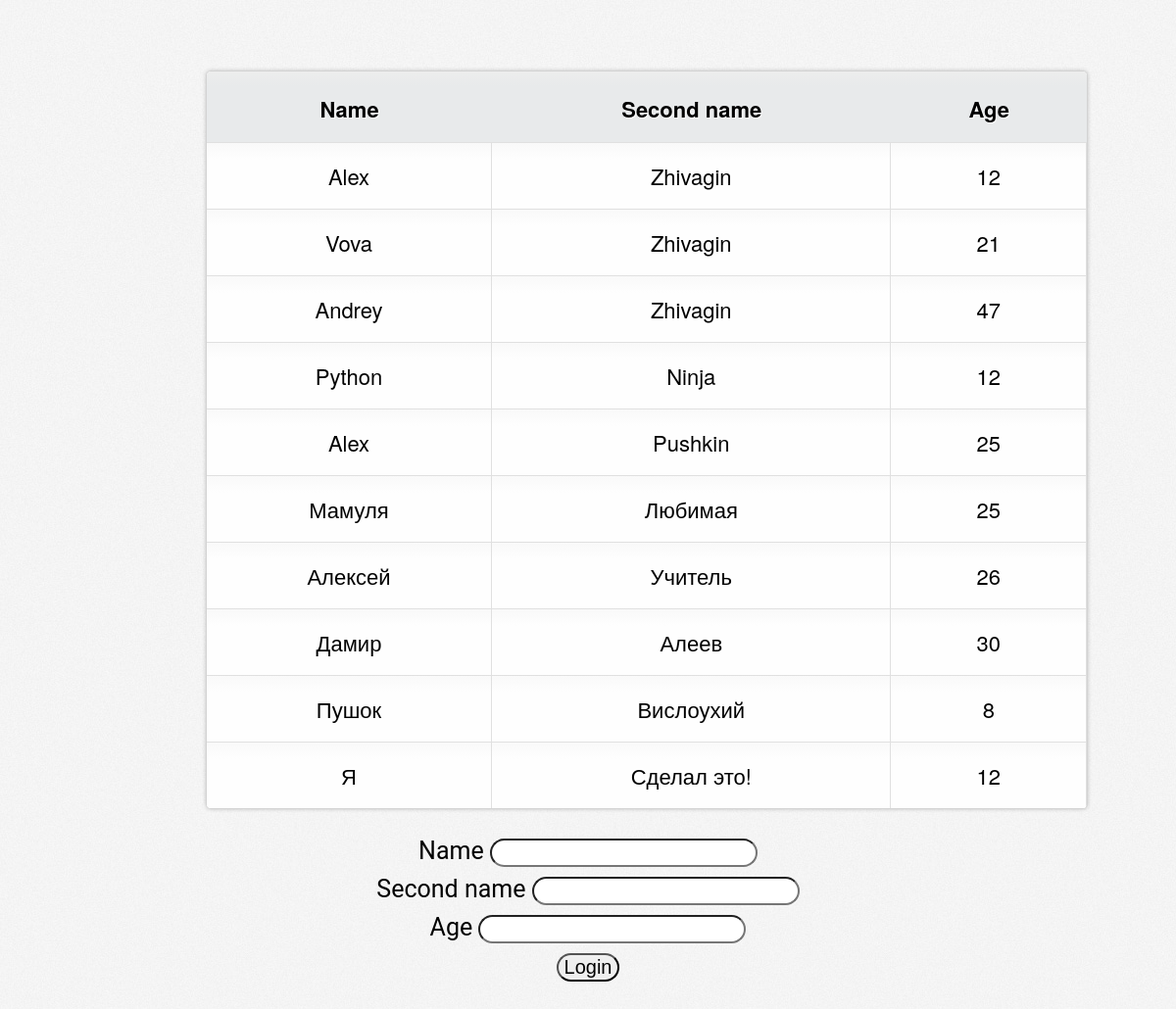
The page /database/ on the database as committed earlier.
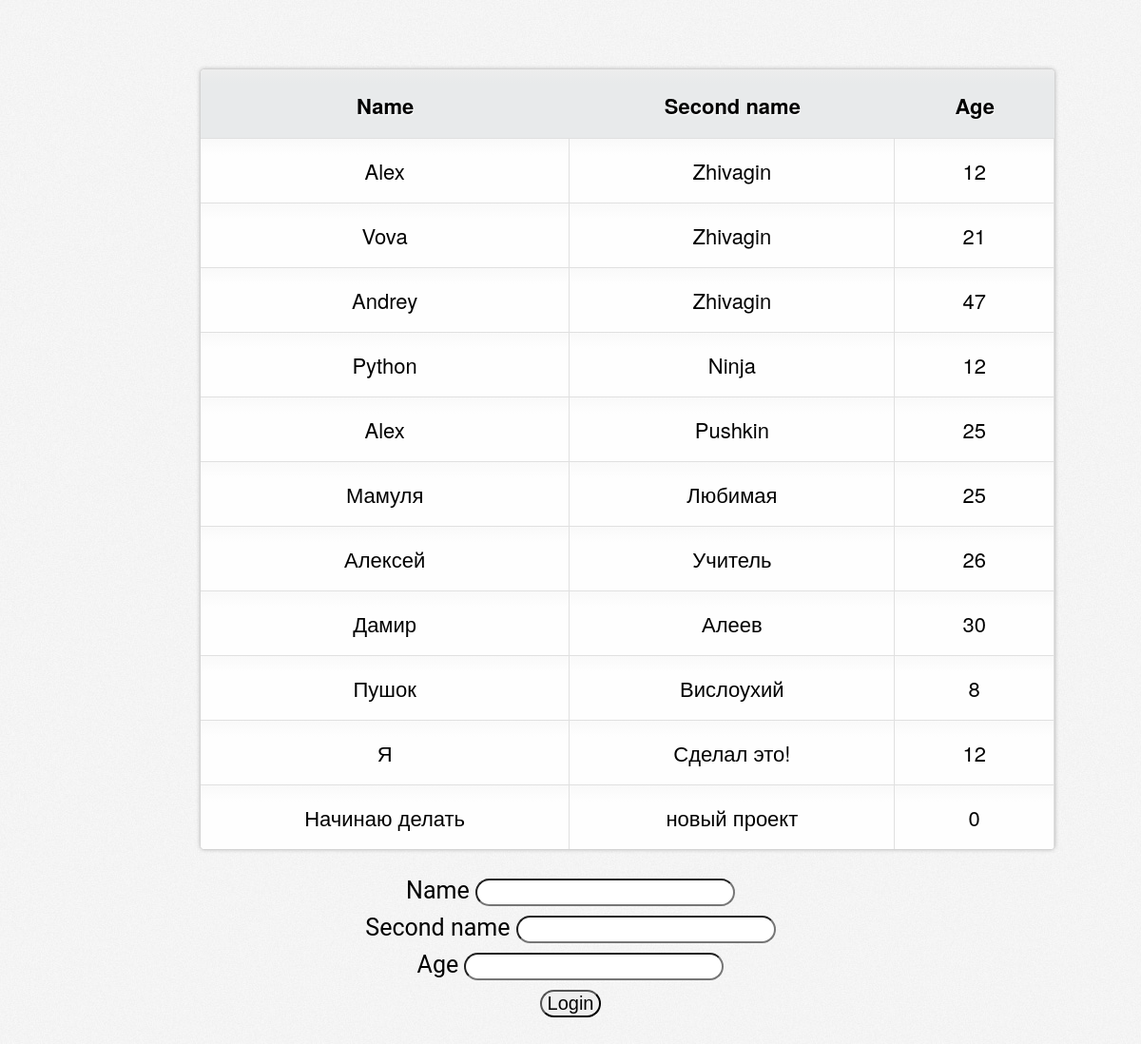
The same page on the database as committed later.
### about_me/models.py (models this page shows, shortened)
class AboutMeDatabase(models.Model):
    name = models.CharField(max_length=15, blank=False)
    second_name = models.CharField(max_length=15, blank=False)
    age = models.IntegerField(blank=False, default=0)

### about_me/views.py (the view)
# urls.py: path('database/', DatabaseRealisation.as_view()),
class DatabaseRealisation(View):
    def get(self, request):
        terms = AboutMeDatabase.objects.all()
        return render(request, "database.html", {"terms_list": terms})

### templates/database.html (shortened to what this page needs)
{% load static %}
<html lang="en">
<head>
    <link rel="stylesheet" href={% static "styles/database.css" %}>
</head>
<body>
<div id="content">
    <table cellspacing="0">
        <tr>
            <th>Name</th>
            <th>Second name</th>
            <th>Age</th>
        </tr>
        {% for name in terms_list %}
            <tr>
                <td>{{ name.name }}</td>
                <td>{{ name.second_name }}</td>
                <td>{{ name.age }}</td>
            </tr>
        {% endfor %}
    </table>
</div>
<div class="form">
    <form action="add_users" method="post">
            <label>Name</label>
            <input type="text" name="name" required maxlength="15"> <br>
            <label>Second name</label>
            <input type="text" name="second_name" required maxlength="15"> <br>
            <label>Age</label>
            <input type="number" name="age" required> <br>
            <input type="submit" value="Login">
    </form>
</div>
</body>
</html>

### static/styles/database.css (style rules this page uses)
dl, dt, dd, ol, ul, li, fieldset, label, legend, table, caption, tbody, tfoot, thead, tr, th, td { margin:0; padding:0; border:0; outline:0; font-size:100%; vertical-align:baseline; background:transparent; }
body { margin:0; padding:0; font:22px/15px "Helvetica Neue",Arial, Helvetica, sans-serif; background: url(../images/bg.jpg); }
#content { width:65%; max-width:900px; margin:6% auto 0; }
table { overflow:hidden; border:1px solid #d3d3d3; background:#fefefe; width: 900px; margin:5% auto 0; -moz-border-radius:5px; -webkit-border-radius:5px; border-radius:5px; -moz-box-shadow: 0 0 4px rgba(0, 0, 0, 0.2); -webkit-box-shadow: 0 0 4px rgba(0, 0, 0, 0.2); margin-bottom: 30px; }
th, td { padding:18px 28px 18px; text-align:center; }
th { padding-top:22px; text-shadow: 1px 1px 1px #fff; background:#e8eaeb; }
td { border-top:1px solid #e0e0e0; border-right:1px solid #e0e0e0; }
td { background: -moz-linear-gradient(90deg, #fefefe, #f9f9f9); background: -webkit-gradient(linear, 0% 0%, 0% 25%, from(#f9f9f9), to(#fefefe)); }
th { background: -moz-linear-gradient(90deg, #e8eaeb, #ededed); background: -webkit-gradient(linear, 0% 0%, 0% 20%, from(#ededed), to(#e8eaeb)); }
div.form { font-family: Roboto; font-size: 25px; text-align: center; }
form input { margin-bottom: 10px; }
form input { font-size: 20px; border-radius: 15px; }

Rows that differ between the two databases and show on the page:
added AboutMeDatabase: name "Начинаю делать", second_name "новый проект", age "0"
